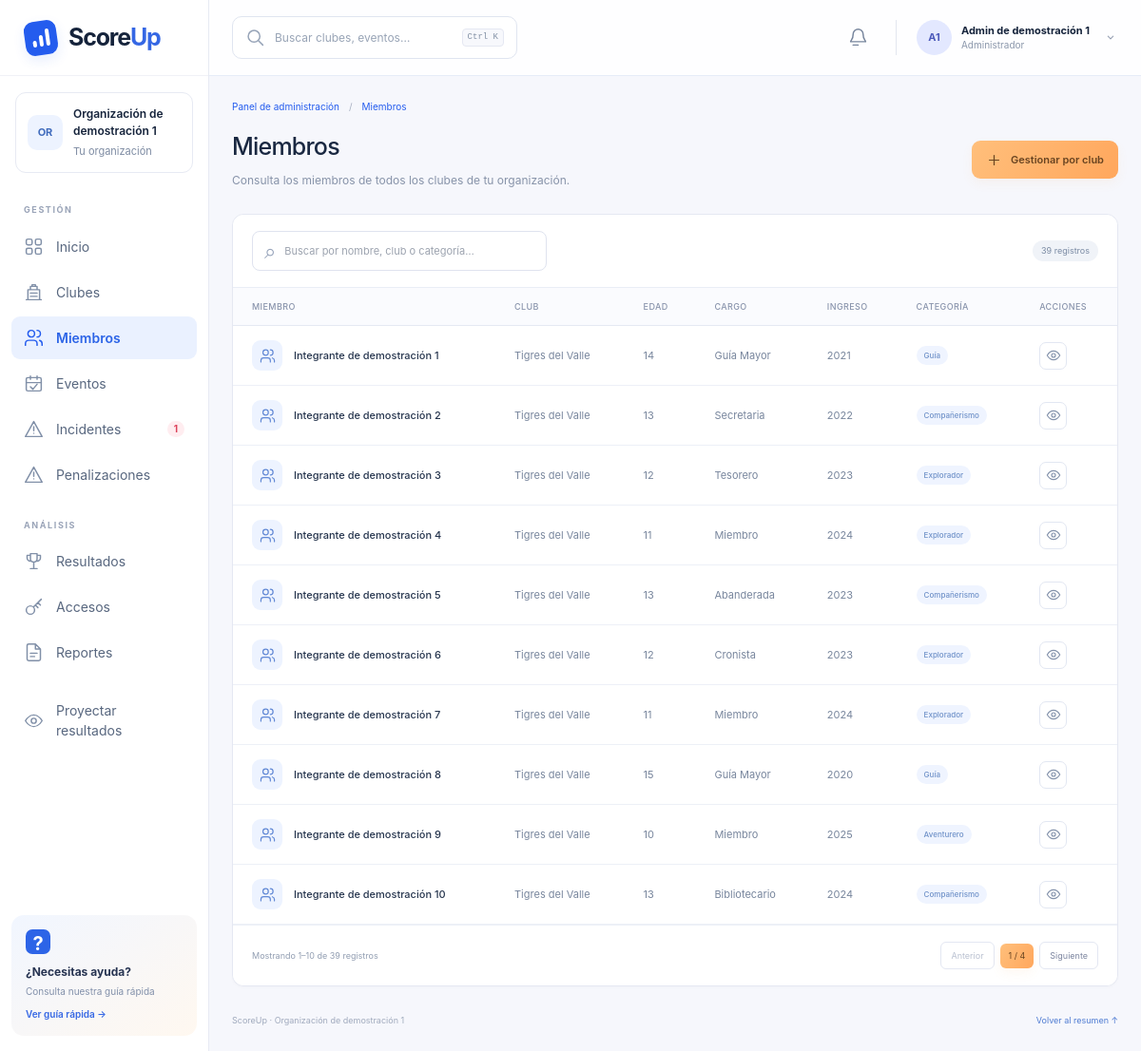
The page /admin/miembros (signed in) on the database its author committed.
### tables this page shows
CREATE TABLE organizaciones (
    id TEXT PRIMARY KEY, nombre TEXT NOT NULL, fecha_creacion TEXT
);

CREATE TABLE users (
    id TEXT PRIMARY KEY, organizacion_id TEXT NOT NULL, nombre TEXT NOT NULL,
    username TEXT NOT NULL, password TEXT NOT NULL, rol TEXT NOT NULL,
    evento_id TEXT, club_id TEXT
);

CREATE TABLE clubs (
    id TEXT PRIMARY KEY, nombre TEXT NOT NULL, organizacion_id TEXT NOT NULL,
    miembros TEXT NOT NULL
);

### app.py (the view)
@app.route("/admin/miembros")
def admin_miembros():
    user = require_rol("admin")
    view = db_org(user)
    miembros = [{"club": club, "miembro": miembro} for club in view["clubs"] for miembro in club.miembros]
    return render_template("admin/miembros.html", user=user, db=view, miembros=miembros)

### app.py (called while the page is built, shortened)
@app.before_request
def _abrir_transaccion():
    global DB
    _db_lock.acquire()
    g.db_locked = True
    g.connection = persist.connect()
    g.connection.execute("BEGIN IMMEDIATE" if request.method == "POST" else "BEGIN")
    DB = persist.load(g.connection)
    user = current_user()
    if request.path.startswith(("/admin", "/staff")) or request.path == "/director":
        if user is None:
            return redirect(url_for("login"))

@app.after_request
def _confirmar_transaccion(response):
    conn = g.get("connection")
    if conn is not None:
        if request.method == "POST" and response.status_code < 400:
            persist.save(DB, conn)
            conn.commit()
        else:
            conn.rollback()
    response.headers["X-Content-Type-Options"] = "nosniff"
    response.headers["Referrer-Policy"] = "same-origin"
    response.headers["Cache-Control"] = "no-store"
    return response

@app.teardown_request
def _cerrar_transaccion(exc=None):
    conn = g.pop("connection", None)
    if conn is not None:
        conn.rollback()
        conn.close()
    if g.pop("db_locked", False):
        _db_lock.release()

def _eventos_org(user):
    return [e for e in DB["eventos"] if e.organizacion_id == user.organizacion_id]

def _clubs_org(user):
    return [c for c in DB["clubs"] if c.organizacion_id == user.organizacion_id]

def current_user():
    uid = session.get("user_id")
    if not uid:
        return None
    return find(DB, "users", "id", uid)

def require_rol(*roles):
    user = current_user()
    if user is None:
        return redirect(url_for("login"))
    if user.rol not in roles:
        abort(403)
    return user

@app.before_request
def _proteger_uploads_antiguos():
    if request.path.startswith("/static/uploads/"):
        return evidencia(request.path.rsplit("/", 1)[-1])

### calc.py (called while the page is built)
def find(db, kind, key, value):
    for item in db[kind]:
        if getattr(item, key) == value:
            return item
    return None

### persist.py (called while the page is built)
def connect():
    conn = sqlite3.connect(DB_PATH, timeout=30)
    conn.row_factory = sqlite3.Row
    return conn

def _hash_pw(password):
    if password and password.startswith(("scrypt:", "pbkdf2:")):
        return password
    return generate_password_hash(password or "")

### templates/admin/miembros.html
{% extends 'admin/layout.html' %}
{% from 'admin/icons.html' import icon %}
{% set active = 'miembros' %}
{% block content %}
<div class="mg-page-heading"><div><h1>Miembros</h1><p>Consulta los miembros de todos los clubes de tu organización.</p></div><a href="{{ url_for('admin_clubes') }}" class="admin-button">{{ icon('plus') }} Gestionar por club</a></div>
<section class="mg-table-card"><div class="mg-table-scroll"><table class="mg-table" data-search-label="Buscar por nombre, club o categoría…"><thead><tr><th>Miembro</th><th>Club</th><th>Edad</th><th>Cargo</th><th>Ingreso</th><th>Categoría</th><th>Acciones</th></tr></thead><tbody>{% for item in miembros %}{% set m = item.miembro %}<tr><td><div class="mg-entity"><span class="mg-entity-icon">{{ icon('miembros') }}</span><strong>{{ m.nombre }}</strong></div></td><td>{{ item.club.nombre }}</td><td>{{ m.edad if m.edad is not none else '—' }}</td><td>{{ m.cargo or 'Miembro' }}</td><td>{{ m.anio_ingreso or '—' }}</td><td><span class="mg-badge">{{ m.categoria }}</span></td><td><a class="mg-icon-button" href="{{ url_for('admin_club_miembros',club_id=item.club.id) }}" aria-label="Gestionar miembros de {{ item.club.nombre }}" title="Gestionar en su club">{{ icon('eye') }}</a></td></tr>{% endfor %}</tbody></table></div>{% if not miembros %}<div class="mg-empty">No hay miembros registrados. Abre un club para agregar o importar sus miembros.</div>{% endif %}</section>
{% endblock %}

### templates/admin/layout.html (shortened to what this page needs)
{% from 'admin/icons.html' import icon %}
<!doctype html>
<html lang="es">
<head>
  <link rel="stylesheet" href="{{ url_for('static', filename='admin-utilities.css') }}">
  <link rel="stylesheet" href="{{ url_for('static', filename='admin.css') }}">
  <link rel="stylesheet" href="{{ url_for('static', filename='admin-management.css') }}">
  <link rel="stylesheet" href="{{ url_for('static', filename='panel-theme.css') }}">
  <link rel="stylesheet" href="{{ url_for('static', filename='mobile-panels.css') }}">
</head>
<body class="admin-shell" data-panel-theme>
  <aside class="admin-sidebar" id="admin-sidebar">
    <a class="admin-brand" href="{{ url_for('panel_admin') }}"><span class="admin-brand-icon"><i></i><i></i><i></i></span><span>Score<span>Up</span></span></a>
    <div class="admin-org"><span class="admin-avatar">{{ admin_shell.organizacion.nombre[:2]|upper }}</span><div><strong>{{ admin_shell.organizacion.nombre }}</strong><small>Tu organización</small></div></div>
    <nav aria-label="Administración">
      {% for grupo, items in [('GESTIÓN',[('dashboard','Inicio'),('clubes','Clubes'),('miembros','Miembros'),('eventos','Eventos'),('incidentes','Incidentes'),('penalizaciones','Penalizaciones')]),('ANÁLISIS',[('resultados','Resultados'),('usuarios','Accesos'),('reportes','Reportes')])] %}
      <p class="admin-nav-label">{{ grupo }}</p>
      {% for key, label in items %}<a class="admin-nav-link {{ 'is-active' if active == key else '' }}" href="{{ url_for('panel_admin' if key == 'dashboard' else 'admin_' ~ key) }}" {% if active == key %}aria-current="page"{% endif %}>{{ icon(key) }}<span>{{ label }}</span>{% if key == 'incidentes' and admin_shell.incidentes_abiertos %}<b class="admin-nav-count is-red">{{ admin_shell.incidentes_abiertos }}</b>{% elif key == 'reportes' and correcciones_pendientes %}<b class="admin-nav-count">{{ correcciones_pendientes }}</b>{% endif %}</a>{% endfor %}
      {% endfor %}
      <a class="admin-nav-link admin-projector" href="{{ url_for('admin_mostrar_resultado') }}">{{ icon('eye') }}<span>Proyectar resultados</span></a>
    </nav>
    <details class="admin-help"><summary><span>?</span><strong>¿Necesitas ayuda?</strong><small>Consulta nuestra guía rápida</small><b>Ver guía rápida →</b></summary></details>
  </aside>
  <div class="admin-workspace">
    <header class="admin-topbar">
      <div class="admin-search" role="search">{{ icon('search') }}<input id="admin-search-input" type="search" placeholder="Buscar clubes, eventos…" autocomplete="off" aria-controls="admin-search-results" aria-expanded="false"><kbd>Ctrl K</kbd></div>
      <div class="admin-topbar-right"><a class="admin-notifications" href="{{ url_for('admin_reportes', tipo='correcciones') }}" aria-label="Correcciones pendientes: {{ correcciones_pendientes }}">{{ icon('bell') }}{% if correcciones_pendientes %}<b>{{ correcciones_pendientes }}</b>{% endif %}</a><details class="admin-user-menu"><summary><span class="admin-avatar">{{ user.nombre[0]|upper }}{{ user.nombre.split()[-1][0]|upper if user.nombre.split()|length > 1 else '' }}</span><span><strong>{{ user.nombre }}</strong><small>Administrador</small></span>{{ icon('chevron') }}</summary><div><p>Sesión de administrador</p><a href="{{ url_for('logout') }}">Cerrar sesión →</a></div></details></div>
    </header>
    <main class="admin-main">
      <div class="admin-breadcrumb"><a href="{{ url_for('panel_admin') }}">Panel de administración</a><span>/</span><span>{{ {'dashboard':'Inicio','clubes':'Clubes','miembros':'Miembros','eventos':'Eventos','incidentes':'Incidentes','penalizaciones':'Penalizaciones','usuarios':'Accesos','resultados':'Resultados','reportes':'Reportes'}.get(active, 'Gestión') }}</span></div>
      <div class="{{ 'admin-management' if active != 'dashboard' else '' }}">{% block content %}{% endblock %}</div>
      {% if active != 'dashboard' %}<footer class="admin-management-footer"><span>ScoreUp · {{ admin_shell.organizacion.nombre }}</span><a href="{{ url_for('panel_admin') }}">Volver al resumen ↑</a></footer>{% endif %}
    </main>
  </div>
</body>
</html>

### static/admin-utilities.css (style rules this page uses)
*,:after,:before { --tw-border-spacing-x:0;--tw-border-spacing-y:0;--tw-translate-x:0;--tw-translate-y:0;--tw-rotate:0;--tw-skew-x:0;--tw-skew-y:0;--tw-scale-x:1;--tw-scale-y:1;--tw-pan-x: ;--tw-pan-y: ;--tw-pinch-zoom: ;--tw-scroll-snap-strictness:proximity;--tw-gradient-from-position: ;--tw-gradient-via-position: ;--tw-gradient-to-position: ;--tw-ordinal: ;--tw-slashed-zero: ;--tw-numeric-figure: ;--tw-numeric-spacing: ;--tw-numeric-fraction: ;--tw-ring-inset: ;--tw-ring-offset-width:0px;--tw-ring-offset-color:#fff;--tw-ring-color:rgba(59,130,246,.5);--tw-ring-offset-shadow:0 0 #0000;--tw-ring-shadow:0 0 #0000;--tw-shadow:0 0 #0000;--tw-shadow-colored:0 0 #0000;--tw-blur: ;--tw-brightness: ;--tw-contrast: ;--tw-grayscale: ;--tw-hue-rotate: ;--tw-invert: ;--tw-saturate: ;--tw-sepia: ;--tw-drop-shadow: ;--tw-backdrop-blur: ;--tw-backdrop-brightness: ;--tw-backdrop-contrast: ;--tw-backdrop-grayscale: ;--tw-backdrop-hue-rotate: ;--tw-backdrop-invert: ;--tw-backdrop-opacity: ;--tw-backdrop-saturate: ;--tw-backdrop-sepia: ;--tw-contain-size: ;--tw-contain-layout: ;--tw-contain-paint: ;--tw-contain-style: }
*,:after,:before { box-sizing:border-box;border:0 solid #e5e7eb }
:after,:before { --tw-content:"" }
:host,html { line-height:1.5;-webkit-text-size-adjust:100%;-moz-tab-size:4;-o-tab-size:4;tab-size:4;font-family:ui-sans-serif,system-ui,sans-serif,Apple Color Emoji,Segoe UI Emoji,Segoe UI Symbol,Noto Color Emoji;font-feature-settings:normal;font-variation-settings:normal;-webkit-tap-highlight-color:transparent }
body { margin:0;line-height:inherit }
h1,h2,h3,h4,h5,h6 { font-size:inherit;font-weight:inherit }
a { color:inherit;text-decoration:inherit }
b,strong { font-weight:bolder }
code,kbd,pre,samp { font-family:ui-monospace,SFMono-Regular,Menlo,Monaco,Consolas,Liberation Mono,Courier New,monospace;font-feature-settings:normal;font-variation-settings:normal;font-size:1em }
small { font-size:80% }
table { text-indent:0;border-color:inherit;border-collapse:collapse }
button,input,optgroup,select,textarea { font-family:inherit;font-feature-settings:inherit;font-variation-settings:inherit;font-size:100%;font-weight:inherit;line-height:inherit;letter-spacing:inherit;color:inherit;margin:0;padding:0 }
[type=search] { -webkit-appearance:textfield;outline-offset:-2px }
summary { display:list-item }
blockquote,dd,dl,figure,h1,h2,h3,h4,h5,h6,hr,p,pre { margin:0 }
input::placeholder,textarea::placeholder { opacity:1;color:#9ca3af }

### static/panel-theme.css (style rules this page uses)
:root { --panel-blue:#245cee; --panel-blue-dark:#214fcf; --panel-orange:#ffb16a; --panel-soft:#eef4ff; --panel-scroll:0%; }
[data-panel-theme]::before { content:""; position:fixed; top:0; left:0; width:var(--panel-scroll); height:3px; background:linear-gradient(90deg,#ffca91,#ffab61); z-index:90; pointer-events:none; }
.admin-shell { --admin-purple:#245cee; background:#f5f8ff; }
.staff-logo,.admin-brand-icon { background:#245cee; box-shadow:0 5px 13px #245cee1c; }
.staff-nav a.is-active,.admin-nav-link.is-active { background:#eaf1ff; color:#2c64e7; }
.staff-avatar,.admin-avatar { background:#edf3ff; color:#416cbd; }
.staff-sidebar-note,.admin-help { background:linear-gradient(145deg,#f1f6ff,#fff8f0); border-color:#e4ebfb; }
.admin-help summary>span { background:#2d64e7; }
.admin-help b,.admin-brand>span>span { color:#3567e4; }
.staff-topbar,.admin-topbar { background:#ffffffee; border-color:#e6ecf8; }
.staff-button:not(.is-secondary):not(.is-rose):not(.is-amber),.admin-button:not(.is-secondary),.mg-current-page { background:linear-gradient(120deg,#ffbf7b,#ffa75d)!important; color:#684421!important; border-color:#ffba77; box-shadow:0 5px 12px #ef9b4b12; }
.admin-management .text-cyan-700,.admin-shell .text-cyan-700,.admin-management-footer a { color:#4e7bd2; }
.mg-badge { background:#eff4ff; color:#6f91c8; }
.mg-entity-icon { background:#edf3ff; color:#6289d5; }
.admin-main,.staff-main { scroll-behavior:smooth; }

### rows shown on the page
organizaciones: organizacion "OR", organizacion.nombre "Organización de demostración 1"
users: nombre "A", nombre.split|length "1", nombre "Admin de demostración 1"
clubs: club.nombre "Tigres del Valle" "Tigres del Valle" "Tigres del Valle" "Tigres del Valle" "Tigres del Valle" "Tigres del Valle" "Tigres del Valle" "Tigres del Valle" "Tigres del Valle" "Tigres del Valle"

### other values the page prints
{{ grupo }} "GESTIÓN" "ANÁLISIS"
{{ label }} "Inicio" "Clubes" "Miembros" "Eventos" "Incidentes" "Penalizaciones" "Resultados" "Accesos" "Reportes"
{{ admin_shell.incidentes_abiertos }} "1"
{{ m.nombre }} "Integrante de demostración 1" "Integrante de demostración 2" "Integrante de demostración 3" "Integrante de demostración 4" "Integrante de demostración 5" "Integrante de demostración 6" "Integrante de demostración 7" "Integrante de demostración 8" "Integrante de demostración 9" "Integrante de demostración 10"
{{ m.edad if m.edad is not none else '—' }} "14" "13" "12" "11" "13" "12" "11" "15" "10" "13"
{{ m.cargo or 'Miembro' }} "Guía Mayor" "Secretaria" "Tesorero" "Miembro" "Abanderada" "Cronista" "Miembro" "Guía Mayor" "Miembro" "Bibliotecario"
{{ m.anio_ingreso or '—' }} "2021" "2022" "2023" "2024" "2023" "2023" "2024" "2020" "2025" "2024"
{{ m.categoria }} "Guía" "Compañerismo" "Explorador" "Explorador" "Compañerismo" "Explorador" "Explorador" "Guía" "Aventurero" "Compañerismo"
